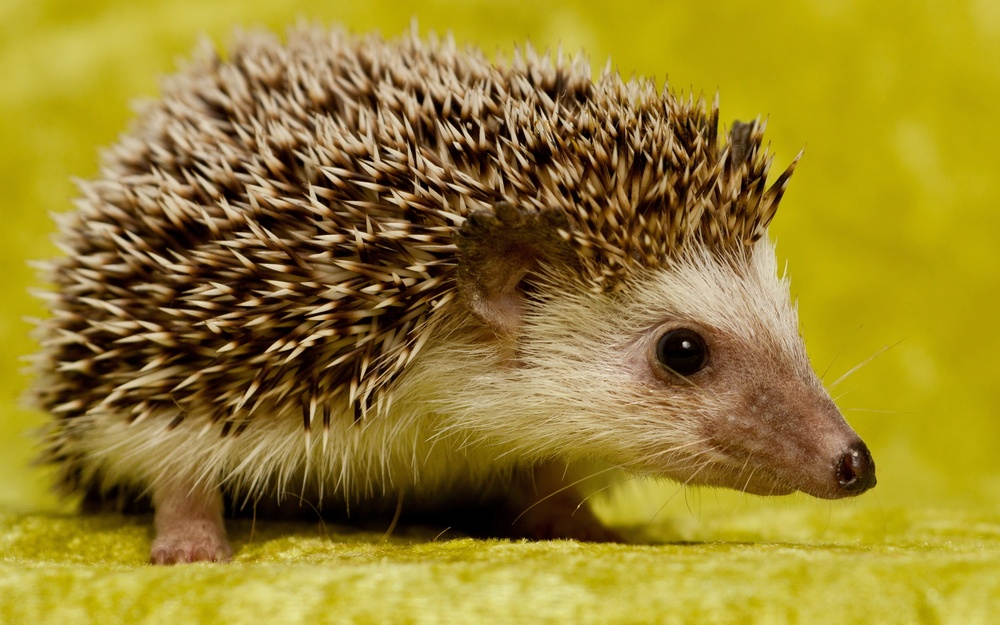
%> input picture VisionPyschophysics/LateralInhibition/CuteHedgehog.jpg, 1000 x 625 px, shrunk from 2560 x 1600 before the run
$ octave --eval "gaussianTests('CuteHedgehog.jpg');"   (GNU Octave 9; MATLAB toolbox functions it lacks are replaced by stand-ins)
%> lines starting %> are read from the running program, lines starting %| are printed output that depends on the picture; in (x1, y1, x2, y2) boxes, pixels count from 0 and x2, y2 are one past the last pixel; in counts of white or black regions, pixels touching at a corner belong together; the program's own positions count from 1
function gaussianTests(filename)
%> called with filename = 'CuteHedgehog.jpg'
    G1 = fspecial('gaussian', 32, 10);
    G2 = fspecial('gaussian', 32, 4);
    DoG = G2 - G1;
    figure;
    subplot(2, 2, 1), imshow(DoG, []);
    title('Difference of Gaussian');

    subplot(2, 2, 3), plot(DoG(16,:)), title('Slice of DoG');
    hold on; plot(zeros(32,1), 'black'); axis('tight'); hold off;

    Im = imread(filename);
%> Im is the input picture: size 625x1000x3 uint8; mean R, G, B 151.6, 130.1, 44.4
    subplot(2, 2, 2), imshow(Im), title('Original Image');

    Ig = rgb2gray(Im);
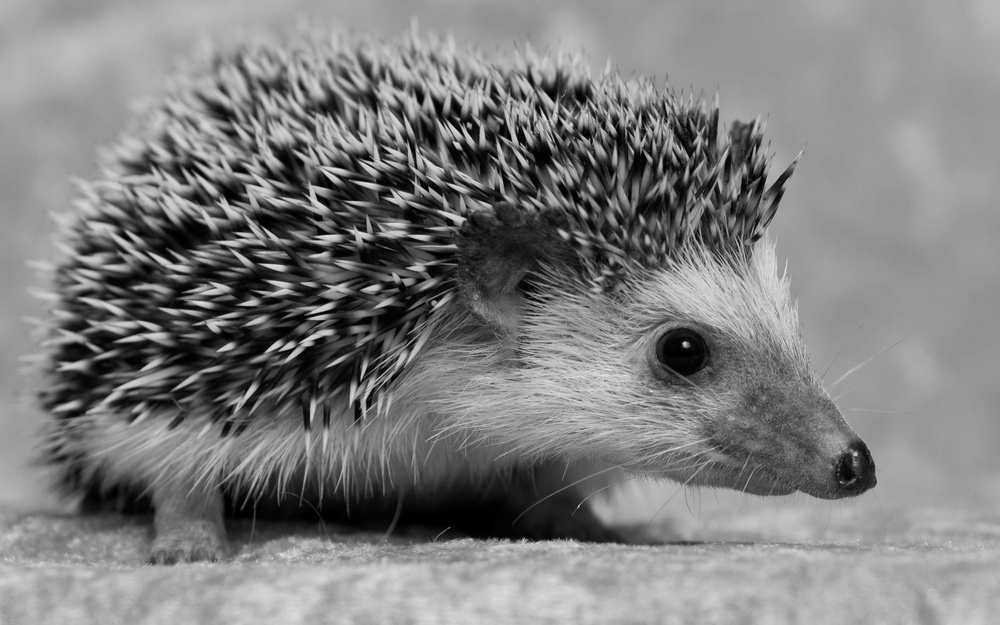
%> Ig: size 625x1000 uint8; min 0, max 233, mean 126.8
    Idouble = im2double(Ig);
    Idog = imfilter(Idouble, DoG);
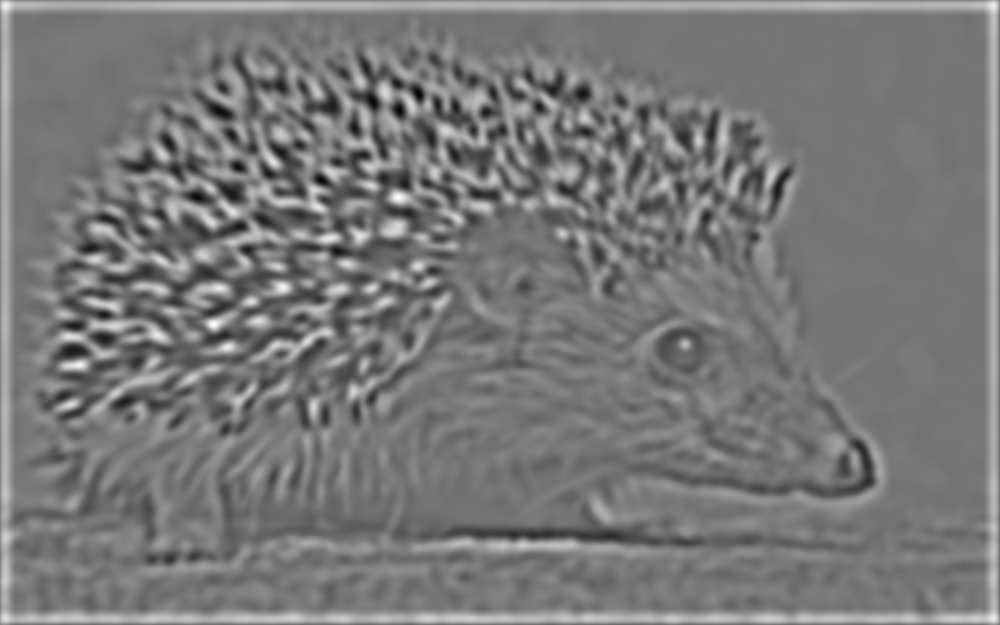
%> Idog: size 625x1000 double; min -0.215, max 0.25, mean 0.00551; drawn with min black and max white

    subplot(2, 2, 4), imshow(Idog>0.13, []);
%> after `imshow(Idog>0.13, [])`:
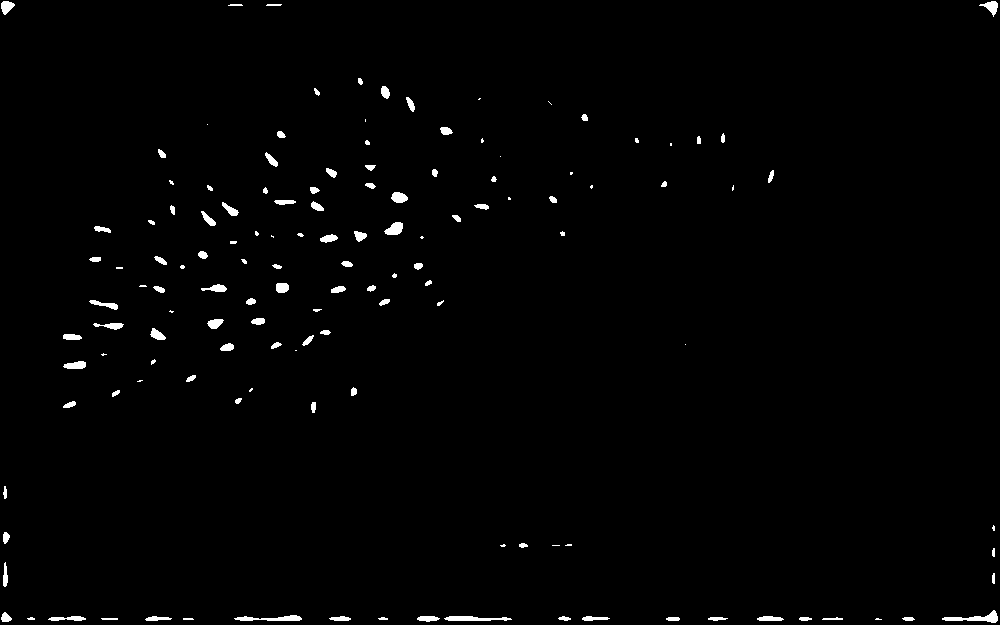
%> displayed picture: size 625x1000, on the screen's scale of 0 to 255; 1.1% white; 135 white regions (36 under 20 px), largest, box (x1, y1, x2, y2) and area: (942, 610, 998, 623) 279, (234, 615, 302, 621) 244, (444, 616, 512, 621) 241
%> `gaussianTests('CuteHedgehog.jpg');`:
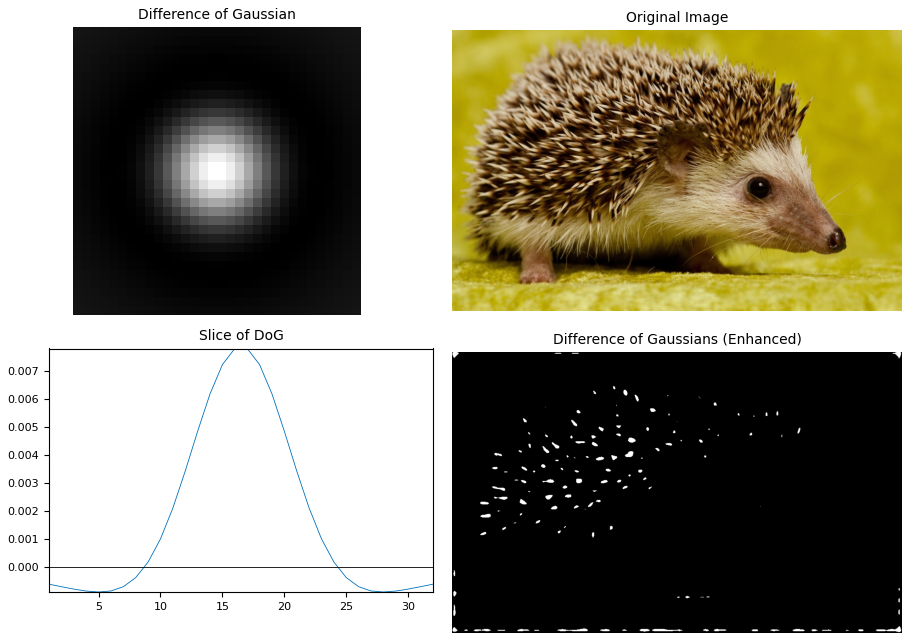
%> figure redrawn from the program's plot data, 4 panels
    title('Difference of Gaussians (Enhanced)');

    %figure, imshow(Idog, []);
    %title('Difference of Gaussians (Doubles)');
end

$ run again, on VisionPyschophysics/LateralInhibition/OrangeFlower.jpg
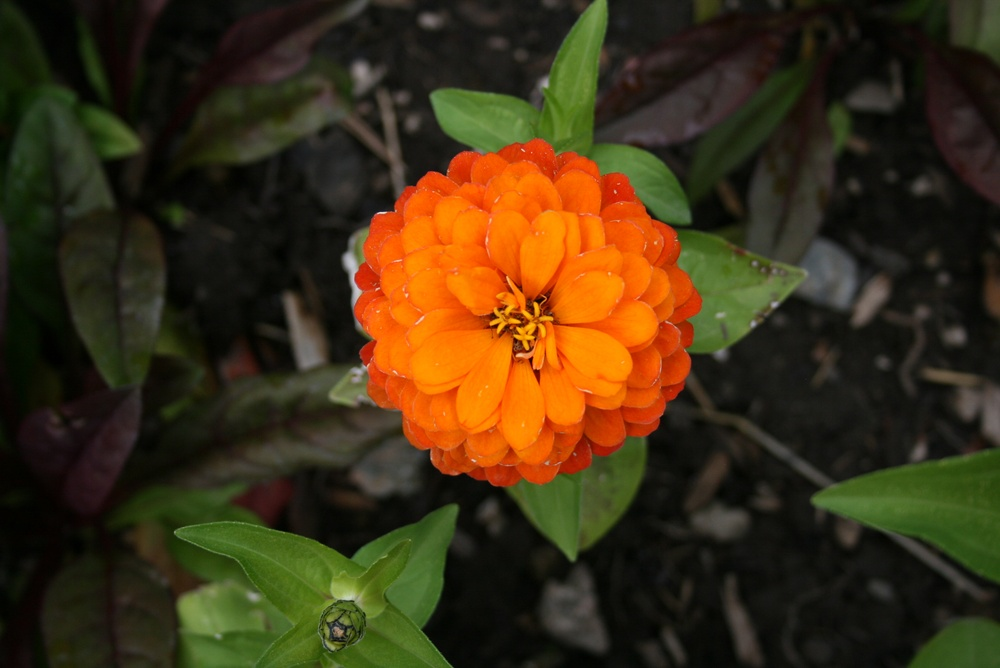
%> input picture VisionPyschophysics/LateralInhibition/OrangeFlower.jpg, 1000 x 668 px, shrunk from 2816 x 1880 before the run
%> in gaussianTests, Im is the input picture: size 668x1000x3 uint8; mean R, G, B 63.1, 47.8, 20.9
%> in gaussianTests, `imshow(Idog>0.13, [])`:
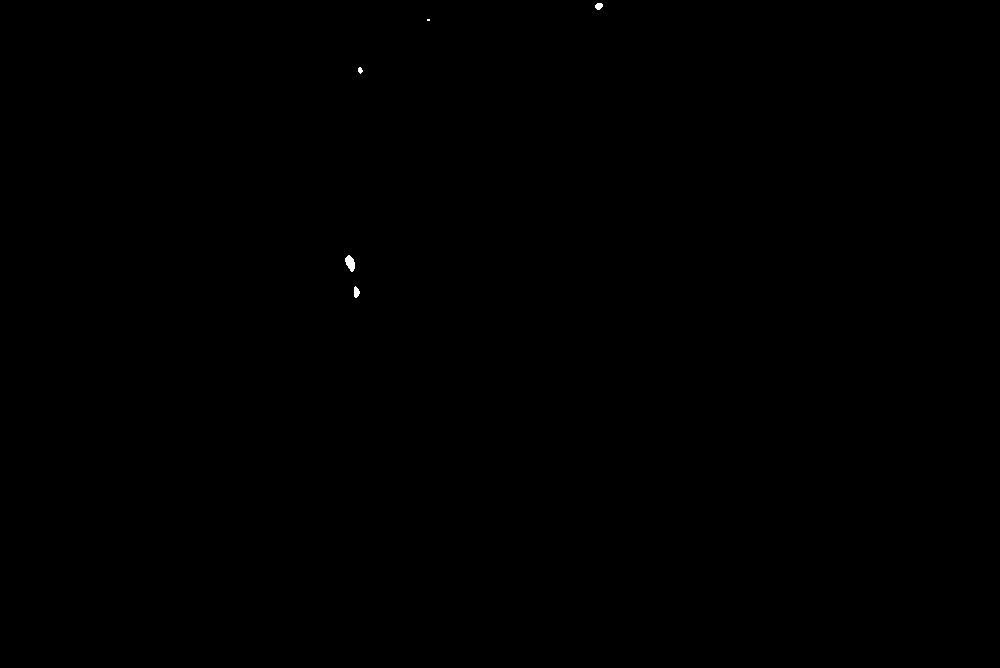
%> displayed picture: size 668x1000, on the screen's scale of 0 to 255; 0.04% white; 5 white regions (1 under 20 px), largest, box (x1, y1, x2, y2) and area: (345, 255, 355, 272) 112, (354, 286, 360, 298) 52, (595, 3, 603, 10) 43, (358, 67, 363, 74) 24
%> `gaussianTests('CuteHedgehog.jpg');`:
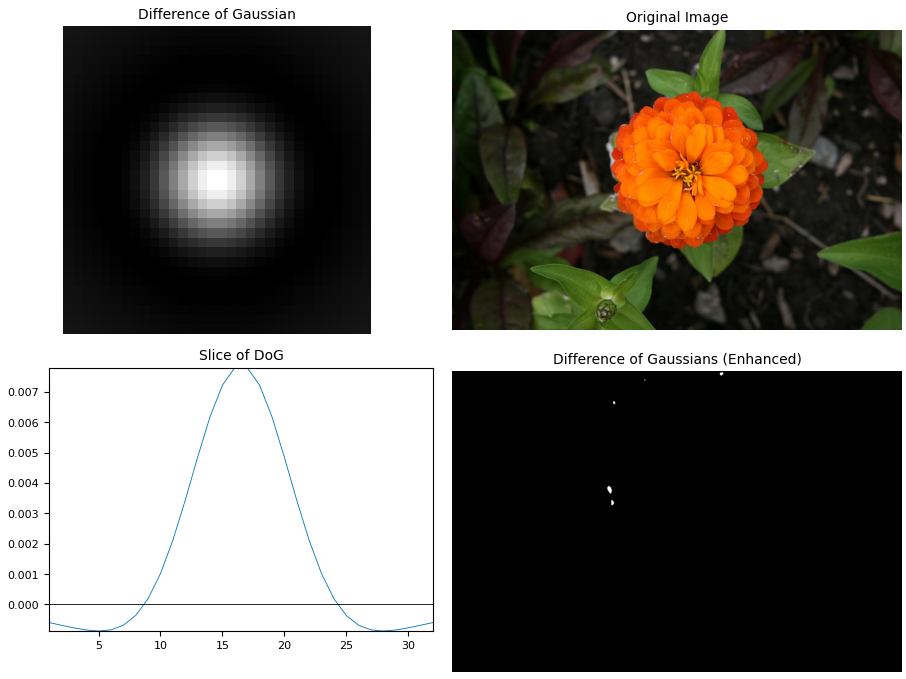
%> figure redrawn from the program's plot data, 4 panels
